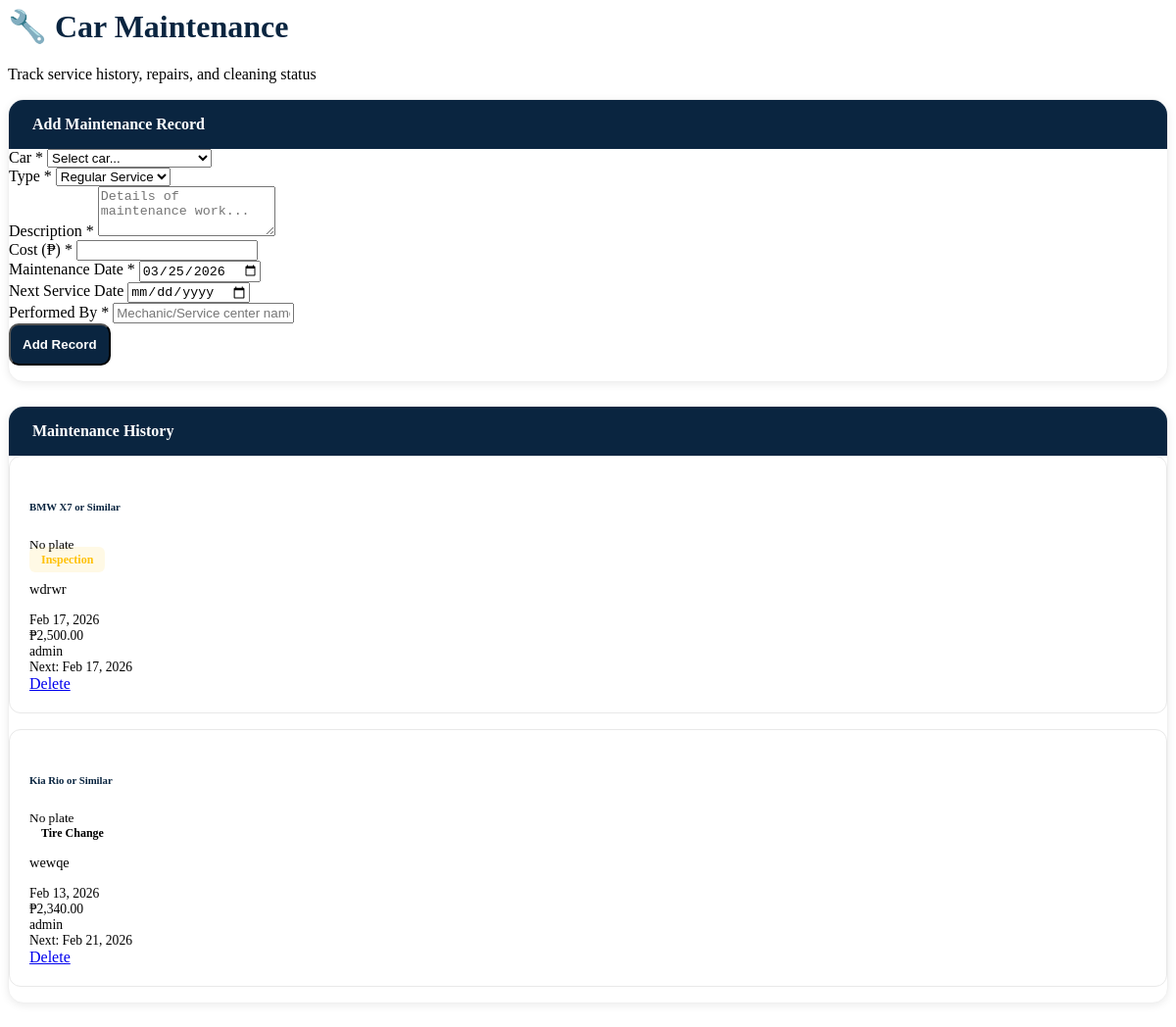
The app's page /modules/car_maintenance.php with its own data.
### tables this page shows
CREATE TABLE `car_maintenance` (
  `id` int(11) NOT NULL,
  `car_id` int(11) NOT NULL,
  `maintenance_type` varchar(50) NOT NULL,
  `description` text DEFAULT NULL,
  `cost` decimal(10,2) DEFAULT NULL,
  `maintenance_date` date NOT NULL,
  `next_service_date` date DEFAULT NULL,
  `performed_by` varchar(100) DEFAULT NULL,
  `status` varchar(20) DEFAULT 'Completed',
  `created_at` timestamp NOT NULL DEFAULT current_timestamp()
);

CREATE TABLE `cars` (
  `id` int(11) NOT NULL,
  `name` varchar(100) NOT NULL,
  `type` varchar(50) NOT NULL,
  `daily_rate` decimal(10,2) NOT NULL,
  `image` varchar(255) DEFAULT NULL,
  `features` text DEFAULT NULL,
  `fuel_type` varchar(30) DEFAULT 'Gasoline',
  `transmission` varchar(20) DEFAULT 'Automatic',
  `seating_capacity` int(11) DEFAULT 5,
  `mileage_limit` int(11) DEFAULT 200,
  `car_year` int(11) DEFAULT NULL,
  `license_plate` varchar(20) DEFAULT NULL,
  `vin` varchar(50) DEFAULT NULL,
  `color` varchar(30) DEFAULT NULL,
  `status` varchar(20) DEFAULT 'Active',
  `is_featured` tinyint(1) DEFAULT 0,
  `created_at` timestamp NOT NULL DEFAULT current_timestamp()
);

### modules/car_maintenance.php (the view, shortened to what this page needs)
<?php
$host = 'localhost';
$user = 'root';
$pass = '';
$dbname = 'travel_db_improved';
$conn = new mysqli($host, $user, $pass, $dbname);
$conn->query("CREATE TABLE IF NOT EXISTS car_maintenance (
    id INT AUTO_INCREMENT PRIMARY KEY,
    car_id INT NOT NULL,
    maintenance_type VARCHAR(50) NOT NULL,
    description TEXT,
    cost DECIMAL(10,2),
    maintenance_date DATE NOT NULL,
    next_service_date DATE,
    performed_by VARCHAR(100),
    status VARCHAR(20) DEFAULT 'Completed',
    created_at TIMESTAMP DEFAULT CURRENT_TIMESTAMP,
    FOREIGN KEY (car_id) REFERENCES cars(id) ON DELETE CASCADE
)");
$maintenance_records = [];
$result = $conn->query("SELECT cm.*, c.name as car_name, c.license_plate
                        FROM car_maintenance cm
                        JOIN cars c ON cm.car_id = c.id
                        ORDER BY cm.maintenance_date DESC");
while($row = $result->fetch_assoc()) {
    $maintenance_records[] = $row;
}
?>
<div class="premium-dashboard">
  <div class="pagetitle mb-4">
    <h1 style="color: #0a2540; font-weight: 700;">🔧 Car Maintenance</h1>
    <p class="text-muted">Track service history, repairs, and cleaning status</p>
  </div>
  <div class="row g-3">
    <div class="col-lg-4">
      <div class="section-card">
        <div class="section-header"><i class="bi bi-plus-circle me-2"></i>Add Maintenance Record</div>
        <div class="p-4">
          <form method="POST">
            <div class="mb-3">
              <label class="form-label">Car *</label>
              <select class="form-select" name="car_id" required>
                <option value="">Select car...</option>
              </select>
            </div>
            <div class="mb-3">
              <label class="form-label">Type *</label>
              <select class="form-select" name="maintenance_type" required>
                <option value="Service">Regular Service</option>
              </select>
            </div>
            <div class="mb-3">
              <label class="form-label">Description *</label>
              <textarea class="form-control" name="description" rows="3" required placeholder="Details of maintenance work..."></textarea>
            </div>
            <div class="mb-3">
              <label class="form-label">Cost (₱) *</label>
              <input type="number" step="0.01" class="form-control" name="cost" required>
            </div>
            <div class="mb-3">
              <label class="form-label">Maintenance Date *</label>
              <input type="date" class="form-control" name="maintenance_date" required value="<?php echo date('Y-m-d'); ?>">
            </div>
            <div class="mb-3">
              <label class="form-label">Next Service Date</label>
              <input type="date" class="form-control" name="next_service_date">
            </div>
            <div class="mb-3">
              <label class="form-label">Performed By *</label>
              <input type="text" class="form-control" name="performed_by" required placeholder="Mechanic/Service center name">
            </div>
            <button type="submit" name="add_maintenance" class="btn w-100" style="background: #0a2540; color: white; border-radius: 10px; padding: 12px; font-weight: 600;">
              <i class="bi bi-plus-circle me-2"></i>Add Record
            </button>
          </form>
        </div>
      </div>
    </div>
    <div class="col-lg-8">
      <div class="section-card">
        <div class="section-header"><i class="bi bi-clock-history me-2"></i>Maintenance History</div>
        <div class="p-4">
          <?php if (empty($maintenance_records)): ?>
          <div class="text-center py-5">
            <i class="bi bi-tools display-1 text-muted"></i>
            <h5 class="mt-3">No maintenance records yet</h5>
            <p class="text-muted">Add your first maintenance record</p>
          </div>
          <?php else: ?>
          <?php foreach($maintenance_records as $record): ?>
          <div class="maintenance-card">
            <div class="d-flex justify-content-between align-items-start mb-2">
              <div>
                <h6 class="mb-1" style="font-weight: 700; color: #0a2540;"><?php echo htmlspecialchars($record['car_name']); ?></h6>
                <small class="text-muted"><?php echo $record['license_plate'] ? $record['license_plate'] : 'No plate'; ?></small>
              </div>
              <span class="type-badge type-<?php echo strtolower($record['maintenance_type']); ?>"><?php echo $record['maintenance_type']; ?></span>
            </div>
            <p class="mb-2" style="font-size: 0.9rem;"><?php echo htmlspecialchars($record['description']); ?></p>
            <div class="row g-2 text-muted" style="font-size: 0.85rem;">
              <div class="col-md-4"><i class="bi bi-calendar3"></i> <?php echo date('M d, Y', strtotime($record['maintenance_date'])); ?></div>
              <div class="col-md-4"><i class="bi bi-cash"></i> ₱<?php echo number_format($record['cost'], 2); ?></div>
              <div class="col-md-4"><i class="bi bi-person"></i> <?php echo htmlspecialchars($record['performed_by']); ?></div>
              <?php if ($record['next_service_date']): ?>
              <div class="col-12"><i class="bi bi-arrow-repeat"></i> Next: <?php echo date('M d, Y', strtotime($record['next_service_date'])); ?></div>
              <?php endif; ?>
            </div>
            <div class="mt-2">
              <a href="?page=car_maintenance&delete=<?php echo $record['id']; ?>" class="btn btn-sm btn-outline-danger" onclick="return confirm('Delete this record?')">
                <i class="bi bi-trash"></i> Delete
              </a>
            </div>
          </div>
          <?php endforeach; ?>
          <?php endif; ?>
        </div>
      </div>
    </div>
  </div>
</div>

### modules/car_maintenance.php (style rules this page uses)
.premium-dashboard { max-width: 1400px; margin: 0 auto; }
.section-card { background: white; border-radius: 16px; padding: 0; box-shadow: 0 2px 8px rgba(0,0,0,0.08); border: 1px solid #f0f0f0; margin-bottom: 24px; overflow: hidden; }
.section-header { background: #0a2540; color: white; padding: 16px 24px; font-weight: 600; font-size: 1rem; }
.maintenance-card { background: white; border-radius: 12px; padding: 20px; border: 1px solid #e8e8e8; margin-bottom: 16px; transition: all 0.3s; }
.type-badge { padding: 6px 12px; border-radius: 6px; font-size: 0.75rem; font-weight: 600; }
.type-inspection { background: rgba(255, 193, 7, 0.1); color: #ffc107; }

### records on screen
car_maintenance: car.name "BMW X7 or Similar", maintenance_type "Inspection", description "wdrwr", maintenance_date "Feb 17, 2026", cost "2,500.00", performed_by "admin", next_service_date "Feb 17, 2026"
car_maintenance: car.name "Kia Rio or Similar", maintenance_type "Tire Change", description "wewqe", maintenance_date "Feb 13, 2026", cost "2,340.00", performed_by "admin", next_service_date "Feb 21, 2026"
